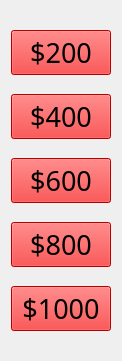
   <widget class="QWidget" name="layoutWidget_4">
    <property name="geometry">
     <rect>
      <x>370</x>
      <y>70</y>
      <width>122</width>
      <height>361</height>
     </rect>
    </property>
    <layout class="QVBoxLayout" name="verticalLayout_4">
     <property name="spacing">
      <number>0</number>
     </property>
     <item>
      <widget class="QPushButton" name="x4y1">
       <property name="palette">
        <palette>
         <active>
          <colorrole role="WindowText">
           <brush brushstyle="SolidPattern">
            <color alpha="255">
             <red>255</red>
             <green>0</green>
             <blue>0</blue>
            </color>
           </brush>
          </colorrole>
          <colorrole role="Button">
           <brush brushstyle="SolidPattern">
            <color alpha="255">
             <red>255</red>
             <green>0</green>
             <blue>0</blue>
            </color>
           </brush>
          </colorrole>
          <colorrole role="Base">
           <brush brushstyle="SolidPattern">
            <color alpha="255">
             <red>255</red>
             <green>0</green>
             <blue>0</blue>
            </color>
           </brush>
          </colorrole>
          <colorrole role="Window">
           <brush brushstyle="SolidPattern">
            <color alpha="255">
             <red>255</red>
             <green>0</green>
             <blue>0</blue>
            </color>
           </brush>
          </colorrole>
         </active>
         <inactive>
          <colorrole role="WindowText">
           <brush brushstyle="SolidPattern">
            <color alpha="255">
             <red>255</red>
             <green>0</green>
             <blue>0</blue>
            </color>
           </brush>
          </colorrole>
          <colorrole role="Button">
           <brush brushstyle="SolidPattern">
            <color alpha="255">
             <red>255</red>
             <green>0</green>
             <blue>0</blue>
            </color>
           </brush>
          </colorrole>
          <colorrole role="Base">
           <brush brushstyle="SolidPattern">
            <color alpha="255">
             <red>255</red>
             <green>0</green>
             <blue>0</blue>
            </color>
           </brush>
          </colorrole>
          <colorrole role="Window">
           <brush brushstyle="SolidPattern">
            <color alpha="255">
             <red>255</red>
             <green>0</green>
             <blue>0</blue>
            </color>
           </brush>
          </colorrole>
         </inactive>
         <disabled>
          <colorrole role="WindowText">
           <brush brushstyle="SolidPattern">
            <color alpha="255">
             <red>120</red>
             <green>120</green>
             <blue>120</blue>
            </color>
           </brush>
          </colorrole>
          <colorrole role="Button">
           <brush brushstyle="SolidPattern">
            <color alpha="255">
             <red>255</red>
             <green>0</green>
             <blue>0</blue>
            </color>
           </brush>
          </colorrole>
          <colorrole role="Base">
           <brush brushstyle="SolidPattern">
            <color alpha="255">
             <red>255</red>
             <green>0</green>
             <blue>0</blue>
            </color>
           </brush>
          </colorrole>
          <colorrole role="Window">
           <brush brushstyle="SolidPattern">
            <color alpha="255">
             <red>255</red>
             <green>0</green>
             <blue>0</blue>
            </color>
           </brush>
          </colorrole>
         </disabled>
        </palette>
       </property>
       <property name="font">
        <font>
         <family>Lucida Handwriting</family>
         <pointsize>20</pointsize>
        </font>
       </property>
       <property name="styleSheet">
        <string notr="true">background-color:red;</string>
       </property>
       <property name="text">
        <string>$200</string>
       </property>
      </widget>
     </item>
     <item>
      <widget class="QPushButton" name="pushButton_19">
       <property name="palette">
        <palette>
         <active>
          <colorrole role="WindowText">
           <brush brushstyle="SolidPattern">
            <color alpha="255">
             <red>255</red>
             <green>0</green>
             <blue>0</blue>
            </color>
           </brush>
          </colorrole>
          <colorrole role="Button">
           <brush brushstyle="SolidPattern">
            <color alpha="255">
             <red>255</red>
             <green>0</green>
             <blue>0</blue>
            </color>
           </brush>
          </colorrole>
          <colorrole role="Base">
           <brush brushstyle="SolidPattern">
            <color alpha="255">
             <red>255</red>
             <green>0</green>
             <blue>0</blue>
            </color>
           </brush>
          </colorrole>
          <colorrole role="Window">
           <brush brushstyle="SolidPattern">
            <color alpha="255">
             <red>255</red>
             <green>0</green>
             <blue>0</blue>
            </color>
           </brush>
          </colorrole>
         </active>
         <inactive>
          <colorrole role="WindowText">
           <brush brushstyle="SolidPattern">
            <color alpha="255">
             <red>255</red>
             <green>0</green>
             <blue>0</blue>
            </color>
           </brush>
          </colorrole>
          <colorrole role="Button">
           <brush brushstyle="SolidPattern">
            <color alpha="255">
             <red>255</red>
             <green>0</green>
             <blue>0</blue>
            </color>
           </brush>
          </colorrole>
          <colorrole role="Base">
           <brush brushstyle="SolidPattern">
            <color alpha="255">
             <red>255</red>
             <green>0</green>
             <blue>0</blue>
            </color>
           </brush>
          </colorrole>
          <colorrole role="Window">
           <brush brushstyle="SolidPattern">
            <color alpha="255">
             <red>255</red>
             <green>0</green>
             <blue>0</blue>
            </color>
           </brush>
          </colorrole>
         </inactive>
         <disabled>
          <colorrole role="WindowText">
           <brush brushstyle="SolidPattern">
            <color alpha="255">
             <red>120</red>
             <green>120</green>
             <blue>120</blue>
            </color>
           </brush>
          </colorrole>
          <colorrole role="Button">
           <brush brushstyle="SolidPattern">
            <color alpha="255">
             <red>255</red>
             <green>0</green>
             <blue>0</blue>
            </color>
           </brush>
          </colorrole>
          <colorrole role="Base">
           <brush brushstyle="SolidPattern">
            <color alpha="255">
             <red>255</red>
             <green>0</green>
             <blue>0</blue>
            </color>
           </brush>
          </colorrole>
          <colorrole role="Window">
           <brush brushstyle="SolidPattern">
            <color alpha="255">
             <red>255</red>
             <green>0</green>
             <blue>0</blue>
            </color>
           </brush>
          </colorrole>
         </disabled>
        </palette>
       </property>
       <property name="font">
        <font>
         <family>Lucida Handwriting</family>
         <pointsize>20</pointsize>
        </font>
       </property>
       <property name="styleSheet">
        <string notr="true">background-color:red;</string>
       </property>
       <property name="text">
        <string>$400</string>
       </property>
      </widget>
     </item>
     <item>
      <widget class="QPushButton" name="pushButton_20">
       <property name="palette">
        <palette>
         <active>
          <colorrole role="WindowText">
           <brush brushstyle="SolidPattern">
            <color alpha="255">
             <red>255</red>
             <green>0</green>
             <blue>0</blue>
            </color>
           </brush>
          </colorrole>
          <colorrole role="Button">
           <brush brushstyle="SolidPattern">
            <color alpha="255">
             <red>255</red>
             <green>0</green>
             <blue>0</blue>
            </color>
           </brush>
          </colorrole>
          <colorrole role="Base">
           <brush brushstyle="SolidPattern">
            <color alpha="255">
             <red>255</red>
             <green>0</green>
             <blue>0</blue>
            </color>
           </brush>
          </colorrole>
          <colorrole role="Window">
           <brush brushstyle="SolidPattern">
            <color alpha="255">
             <red>255</red>
             <green>0</green>
             <blue>0</blue>
            </color>
           </brush>
          </colorrole>
         </active>
         <inactive>
          <colorrole role="WindowText">
           <brush brushstyle="SolidPattern">
            <color alpha="255">
             <red>255</red>
             <green>0</green>
             <blue>0</blue>
            </color>
           </brush>
          </colorrole>
          <colorrole role="Button">
           <brush brushstyle="SolidPattern">
            <color alpha="255">
             <red>255</red>
             <green>0</green>
             <blue>0</blue>
            </color>
           </brush>
          </colorrole>
          <colorrole role="Base">
           <brush brushstyle="SolidPattern">
            <color alpha="255">
             <red>255</red>
             <green>0</green>
             <blue>0</blue>
            </color>
           </brush>
          </colorrole>
          <colorrole role="Window">
           <brush brushstyle="SolidPattern">
            <color alpha="255">
             <red>255</red>
             <green>0</green>
             <blue>0</blue>
            </color>
           </brush>
          </colorrole>
         </inactive>
         <disabled>
          <colorrole role="WindowText">
           <brush brushstyle="SolidPattern">
            <color alpha="255">
             <red>120</red>
             <green>120</green>
             <blue>120</blue>
            </color>
           </brush>
          </colorrole>
          <colorrole role="Button">
           <brush brushstyle="SolidPattern">
            <color alpha="255">
             <red>255</red>
             <green>0</green>
             <blue>0</blue>
            </color>
           </brush>
          </colorrole>
          <colorrole role="Base">
           <brush brushstyle="SolidPattern">
            <color alpha="255">
             <red>255</red>
             <green>0</green>
             <blue>0</blue>
            </color>
           </brush>
          </colorrole>
          <colorrole role="Window">
           <brush brushstyle="SolidPattern">
            <color alpha="255">
             <red>255</red>
             <green>0</green>
             <blue>0</blue>
            </color>
           </brush>
          </colorrole>
         </disabled>
        </palette>
       </property>
       <property name="font">
        <font>
         <family>Lucida Handwriting</family>
         <pointsize>20</pointsize>
        </font>
       </property>
       <property name="styleSheet">
        <string notr="true">background-color:red;</string>
       </property>
       <property name="text">
        <string>$600</string>
       </property>
      </widget>
     </item>
     <item>
      <widget class="QPushButton" name="pushButton_21">
       <property name="palette">
        <palette>
         <active>
          <colorrole role="WindowText">
           <brush brushstyle="SolidPattern">
            <color alpha="255">
             <red>255</red>
             <green>0</green>
             <blue>0</blue>
            </color>
           </brush>
          </colorrole>
          <colorrole role="Button">
           <brush brushstyle="SolidPattern">
            <color alpha="255">
             <red>255</red>
             <green>0</green>
             <blue>0</blue>
            </color>
           </brush>
          </colorrole>
          <colorrole role="Base">
           <brush brushstyle="SolidPattern">
            <color alpha="255">
             <red>255</red>
             <green>0</green>
             <blue>0</blue>
            </color>
           </brush>
          </colorrole>
          <colorrole role="Window">
           <brush brushstyle="SolidPattern">
            <color alpha="255">
             <red>255</red>
             <green>0</green>
             <blue>0</blue>
            </color>
           </brush>
          </colorrole>
         </active>
         <inactive>
          <colorrole role="WindowText">
           <brush brushstyle="SolidPattern">
            <color alpha="255">
             <red>255</red>
             <green>0</green>
             <blue>0</blue>
            </color>
           </brush>
          </colorrole>
          <colorrole role="Button">
           <brush brushstyle="SolidPattern">
            <color alpha="255">
             <red>255</red>
             <green>0</green>
             <blue>0</blue>
            </color>
           </brush>
          </colorrole>
          <colorrole role="Base">
           <brush brushstyle="SolidPattern">
            <color alpha="255">
             <red>255</red>
             <green>0</green>
             <blue>0</blue>
            </color>
           </brush>
          </colorrole>
          <colorrole role="Window">
           <brush brushstyle="SolidPattern">
            <color alpha="255">
             <red>255</red>
             <green>0</green>
             <blue>0</blue>
            </color>
           </brush>
          </colorrole>
         </inactive>
         <disabled>
          <colorrole role="WindowText">
           <brush brushstyle="SolidPattern">
            <color alpha="255">
             <red>120</red>
             <green>120</green>
             <blue>120</blue>
            </color>
           </brush>
          </colorrole>
          <colorrole role="Button">
           <brush brushstyle="SolidPattern">
            <color alpha="255">
             <red>255</red>
             <green>0</green>
             <blue>0</blue>
            </color>
           </brush>
          </colorrole>
          <colorrole role="Base">
           <brush brushstyle="SolidPattern">
            <color alpha="255">
             <red>255</red>
             <green>0</green>
             <blue>0</blue>
            </color>
           </brush>
          </colorrole>
          <colorrole role="Window">
           <brush brushstyle="SolidPattern">
            <color alpha="255">
             <red>255</red>
             <green>0</green>
             <blue>0</blue>
            </color>
           </brush>
          </colorrole>
         </disabled>
        </palette>
       </property>
       <property name="font">
        <font>
         <family>Lucida Handwriting</family>
         <pointsize>20</pointsize>
        </font>
       </property>
       <property name="styleSheet">
        <string notr="true">background-color:red;</string>
       </property>
       <property name="text">
        <string>$800</string>
       </property>
      </widget>
     </item>
     <item>
      <widget class="QPushButton" name="pushButton_22">
       <property name="palette">
        <palette>
         <active>
          <colorrole role="WindowText">
           <brush brushstyle="SolidPattern">
            <color alpha="255">
             <red>255</red>
             <green>0</green>
             <blue>0</blue>
            </color>
           </brush>
          </colorrole>
          <colorrole role="Button">
           <brush brushstyle="SolidPattern">
            <color alpha="255">
             <red>255</red>
             <green>0</green>
             <blue>0</blue>
            </color>
           </brush>
          </colorrole>
          <colorrole role="Base">
           <brush brushstyle="SolidPattern">
            <color alpha="255">
             <red>255</red>
             <green>0</green>
             <blue>0</blue>
            </color>
           </brush>
          </colorrole>
          <colorrole role="Window">
           <brush brushstyle="SolidPattern">
            <color alpha="255">
             <red>255</red>
             <green>0</green>
             <blue>0</blue>
            </color>
           </brush>
          </colorrole>
         </active>
         <inactive>
          <colorrole role="WindowText">
           <brush brushstyle="SolidPattern">
            <color alpha="255">
             <red>255</red>
             <green>0</green>
             <blue>0</blue>
            </color>
           </brush>
          </colorrole>
          <colorrole role="Button">
           <brush brushstyle="SolidPattern">
            <color alpha="255">
             <red>255</red>
             <green>0</green>
             <blue>0</blue>
            </color>
           </brush>
          </colorrole>
          <colorrole role="Base">
           <brush brushstyle="SolidPattern">
            <color alpha="255">
             <red>255</red>
             <green>0</green>
             <blue>0</blue>
            </color>
           </brush>
          </colorrole>
          <colorrole role="Window">
           <brush brushstyle="SolidPattern">
            <color alpha="255">
             <red>255</red>
             <green>0</green>
             <blue>0</blue>
            </color>
           </brush>
          </colorrole>
         </inactive>
         <disabled>
          <colorrole role="WindowText">
           <brush brushstyle="SolidPattern">
            <color alpha="255">
             <red>120</red>
             <green>120</green>
             <blue>120</blue>
            </color>
           </brush>
          </colorrole>
          <colorrole role="Button">
           <brush brushstyle="SolidPattern">
            <color alpha="255">
             <red>255</red>
             <green>0</green>
             <blue>0</blue>
            </color>
           </brush>
          </colorrole>
          <colorrole role="Base">
           <brush brushstyle="SolidPattern">
            <color alpha="255">
             <red>255</red>
             <green>0</green>
             <blue>0</blue>
            </color>
           </brush>
          </colorrole>
          <colorrole role="Window">
           <brush brushstyle="SolidPattern">
            <color alpha="255">
             <red>255</red>
             <green>0</green>
             <blue>0</blue>
            </color>
           </brush>
          </colorrole>
         </disabled>
        </palette>
       </property>
       <property name="font">
        <font>
         <family>Lucida Handwriting</family>
         <pointsize>20</pointsize>
        </font>
       </property>
       <property name="styleSheet">
        <string notr="true">background-color:red;</string>
       </property>
       <property name="text">
        <string>$1000</string>
       </property>
      </widget>
     </item>
    </layout>
   </widget>
